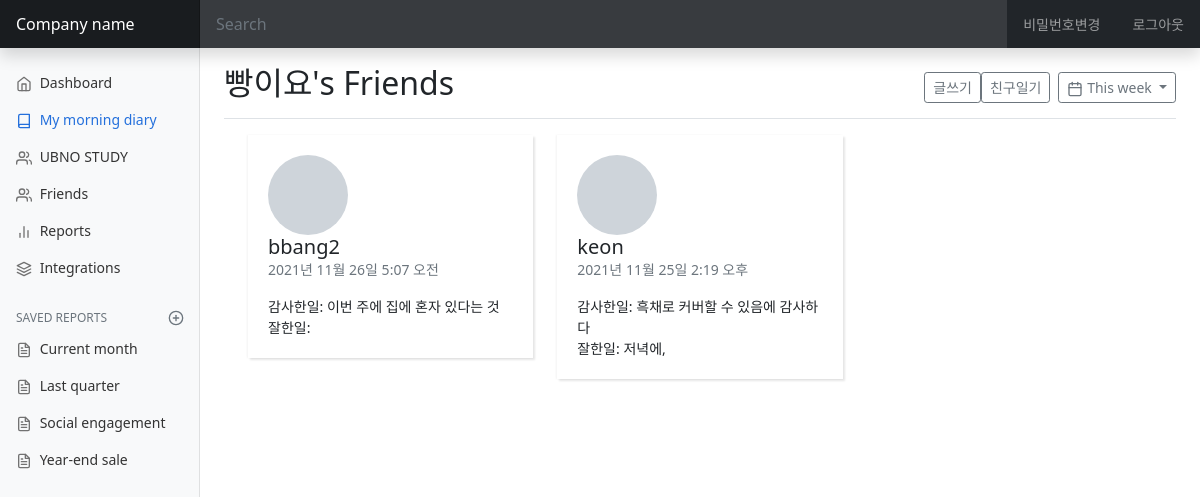
The app's page /today_diary/2/friends_diary/ with its own data.
### diary/models.py (models this page shows, shortened)
class User(AbstractUser):
    nickname = models.CharField(
        max_length=15,
        unique=True,
        null=True,
        validators=[validate_no_special_characters],
        error_messages={'unique': '이미 사용중인 닉네임입니다.'},
    )
    friends = models.ManyToManyField('self', blank=True)

class Diary(models.Model):
    thanks = models.TextField(blank=True, null=True)
    feelgood = models.TextField(blank=True, null=True)
    promise = models.TextField(blank=True, null=True)
    donegood = models.TextField(blank=True, null=True)
    makegood = models.TextField(blank=True, null=True)
    dt_created = models.DateTimeField(auto_now_add=True)
    dt_modified = models.DateTimeField(auto_now=True)
    author = models.ForeignKey(User, on_delete=models.SET_NULL, null=True)

### diary/views.py (the view)
# urls.py: path('today_diary/<int:pk>/friends_diary/', views.FriendsDiary.as_view(), name='friends-diary'),
class FriendsDiary(LoginRequiredMixin, DetailView):
    model = User
    template_name = 'diary/friends_diary.html'
    pk_url_kwarg = "pk"
    def get_context_data(self, **kwargs):
        context = super().get_context_data(**kwargs)
        user_pk = self.kwargs.get("pk")
        friend_list = User.objects.get(pk=user_pk).friends.all()
        friend_diary_list = []
        for friend in friend_list:
            today_diary = Diary.objects.filter(author=friend.pk).order_by('-dt_modified')
            if today_diary:
                today_diary=today_diary[0]
                diary_data = {
                    "diary_id": today_diary.pk,
                    "username": friend.username,
                    "today_diary": today_diary,
                    "thanks": today_diary.thanks.split(", ")[0],
                    "donegood": today_diary.donegood.split(", ")[0],
                    "dt_modified": today_diary.dt_modified
                }
                friend_diary_list.append(diary_data)
            else:
                diary_data = {
                    "username": friend.username,
                    "dt_modified": 0
                }
                friend_diary_list.append(diary_data)
            friend_diary_list.sort(key=lambda x:x["dt_modified"], reverse=True)
        context["friend_diary_list"] = friend_diary_list
        return context

### diary/templates/diary/friends_diary.html
{% extends 'base.html' %}
{% load static %}
{% block css %}
<link href={% static 'friends/css/friends.css' %} rel="stylesheet">
{% endblock css %}
{% block main_area %}
<main class="col-md-9 ms-sm-auto col-lg-10 px-md-4">
	<div class="d-flex justify-content-between flex-wrap flex-md-nowrap align-items-center pt-3 pb-2 mb-3 border-bottom">
		<h1 class="h2">{{ user.nickname }}'s Friends</h1>
		<div class="btn-toolbar mb-2 mb-md-0">
			<div class="btn-group me-2">
				<a href="{% url 'diary-write' %}"><button type="button" class="btn btn-sm btn-outline-secondary">글쓰기</button></a>
				<a href="{% url 'friends-diary' request.user.pk %}"><button type="button" class="btn btn-sm btn-outline-secondary">친구일기</button></a>
			</div>
			<button type="button" class="btn btn-sm btn-outline-secondary dropdown-toggle">
				<span data-feather="calendar"></span>
				This week
			</button>
		</div>
	</div>
	<div class="container">
		<div class="row">
		{% for friend_diary in friend_diary_list %}
			<div class="col-md-6 col-xl-4">
				<div class="card">
					<div class="card-body">
						<div class="media align-items-center"><span style="background-image: url(https://bootdey.com/img/Content/avatar/avatar6.png)" class="avatar avatar-xl mr-3"></span>
							<div class="media-body overflow-hidden">
								<h5 class="card-text mb-0">{{friend_diary.username}}</h5>
								<p class="card-text text-uppercase text-muted">{{friend_diary.dt_modified}}</p>
								<p class="card-text">
									{% if friend_diary.dt_modified != 0 %}
									감사한일: <span>{{friend_diary.thanks}}</span><br>
									잘한일: <span>{{friend_diary.donegood}}</span>
									{% else %}
									아직 쓴 일기가 없어요
									{% endif %}
								</p>
							</div>
						</div><a href="{% url 'see-diary' friend_diary.diary_id %}" class="tile-link"></a>
					</div>
				</div>
			</div>
		{% endfor %}
		</div>
	</div>
</main>
{% endblock main_area %}

### diary/static/diary/css/dashboard.css (style rules this page uses)
body { font-size: .875rem; }
.feather { width: 16px; height: 16px; vertical-align: text-bottom; }

### diary/static/friends/css/friends.css (style rules this page uses)
.avatar.avatar-xl { width: 5rem; height: 5rem; }
.avatar { width: 2rem; height: 2rem; line-height: 2rem; border-radius: 50%; display: inline-block; background: #ced4da no-repeat center/cover; position: relative; text-align: center; color: #868e96; font-weight: 600; vertical-align: bottom; }
.card { background-color: #fff; border: 0 solid #eee; border-radius: 0; }
.card { margin-bottom: 30px; -webkit-box-shadow: 2px 2px 2px rgba(0,0,0,0.1), -1px 0 2px rgba(0,0,0,0.05); box-shadow: 2px 2px 2px rgba(0,0,0,0.1), -1px 0 2px rgba(0,0,0,0.05); }
.card-body { padding: 1.25rem; }
.tile-link { position: absolute; cursor: pointer; width: 100%; height: 100%; left: 0; top: 0; z-index: 30; }

### records on screen
User: nickname "빵이요"
Diary: username "bbang2", dt_modified "2021년 11월 26일 5:07 오전", thanks "이번 주에 집에 혼자 있다는 것"
Diary: username "keon", dt_modified "2021년 11월 25일 2:19 오후", thanks "흑채로 커버할 수 있음에 감사하다", donegood "저녁에,"
